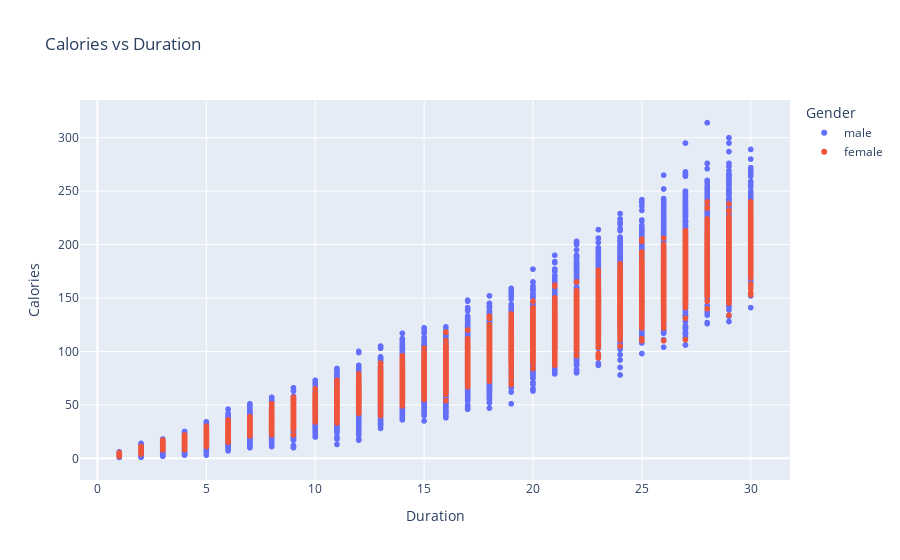

Notebook code cell kept with this figure:
### Code cell
fig=px.scatter(df_cal, x='Duration', y='Calories', color='Gender', title='Calories vs Duration')
fig

### Figure 1 — Plotly figure (JSON) as saved in the notebook; plotly's stock layout.template omitted (floating-point values rounded to 4 significant figures; data arrays with more than 128 entries replaced by an {"elided": "..."} marker saying what was removed)
{"data": [{"hovertemplate": "Gender=male<br>Duration=%{x}<br>Calories=%{y}<extra></extra>", "legendgroup": "male", "marker": {"color": "#636efa", "symbol": "circle"}, "mode": "markers", "name": "male", "showlegend": true, "type": "scattergl", "x": {"elided": "7447 int values"}, "xaxis": "x", "y": {"elided": "7447 int values"}, "yaxis": "y"}, {"hovertemplate": "Gender=female<br>Duration=%{x}<br>Calories=%{y}<extra></extra>", "legendgroup": "female", "marker": {"color": "#EF553B", "symbol": "circle"}, "mode": "markers", "name": "female", "showlegend": true, "type": "scattergl", "x": {"elided": "7553 int values"}, "xaxis": "x", "y": {"elided": "7553 int values"}, "yaxis": "y"}], "layout": {"autosize": true, "legend": {"title": {"text": "Gender"}, "tracegroupgap": 0}, "title": {"text": "Calories vs Duration"}, "xaxis": {"anchor": "y", "autorange": true, "domain": [0, 1], "range": [-0.7605, 31.76], "title": {"text": "Duration"}, "type": "linear"}, "yaxis": {"anchor": "x", "autorange": true, "domain": [0, 1], "range": [-24.83, 339.8], "title": {"text": "Calories"}, "type": "linear"}}}
